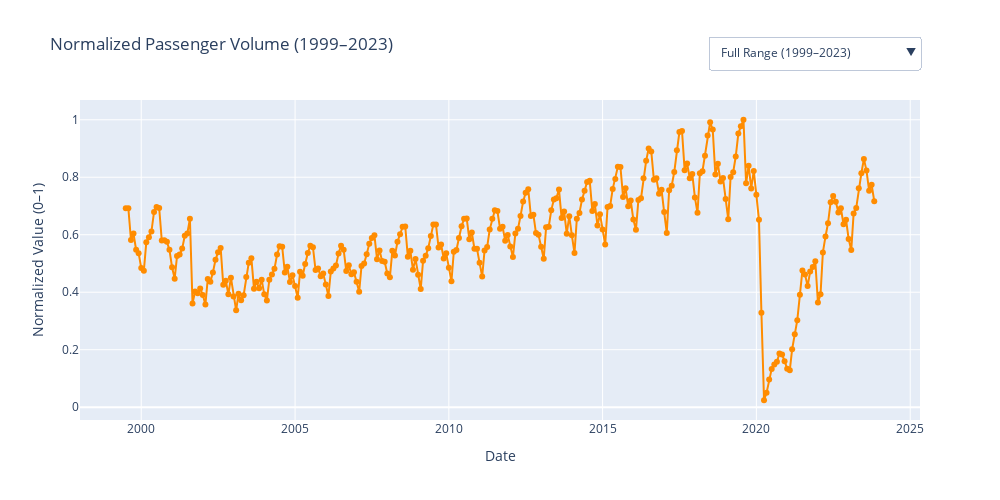

Notebook source saved alongside this figure:
### Code cell
covid_df = pd.read_csv("rows.csv")
test_df = pd.read_csv("rows_4.csv")
sfo_df = pd.read_csv("Air_Traffic_Passenger_Statistics.csv")  # Rename if needed

covid_df['reportdate'] = pd.to_datetime(covid_df['reportdate'])
test_df['specimen_collection_date'] = pd.to_datetime(test_df['specimen_collection_date'])
sfo_df['Date'] = pd.to_datetime(sfo_df['Activity Period'], format='%Y%m')

# Aggregate full-range passenger volume (monthly)
full_monthly_df = sfo_df.groupby('Date')['Passenger Count'].sum().reset_index()
full_monthly_df = full_monthly_df[(full_monthly_df['Date'] >= '1999-01-01') & (full_monthly_df['Date'] < '2024-01-01')]
full_monthly_df['Normalized Passenger Count'] = full_monthly_df['Passenger Count'] / full_monthly_df['Passenger Count'].max()

# COVID-era data (2019–2023)
covid_sum = covid_df.groupby('reportdate')['patientcount'].sum().reset_index().rename(columns={'reportdate': 'Date', 'patientcount': 'Hospitalizations'})
test_sum = test_df.groupby('specimen_collection_date')['pos'].sum().reset_index().rename(columns={'specimen_collection_date': 'Date', 'pos': 'Positive Tests'})
monthly_df = sfo_df.groupby('Date')['Passenger Count'].sum().reset_index()

merged = pd.merge(covid_sum, test_sum, on='Date', how='outer')
merged = pd.merge(merged, monthly_df, on='Date', how='outer')
merged = merged.sort_values('Date')
merged = merged[(merged['Date'] >= '2019-01-01') & (merged['Date'] < '2024-01-01')]

# Normalize values
merged['Hospitalizations (normalized)'] = merged['Hospitalizations'] / merged['Hospitalizations'].max()
merged['Positive Tests (normalized)'] = merged['Positive Tests'] / merged['Positive Tests'].max()
merged['Passenger Count (normalized)'] = merged['Passenger Count'] / merged['Passenger Count'].max()

# Create figure
fig = go.Figure()

# Full-range passenger count
fig.add_trace(go.Scatter(
    x=full_monthly_df['Date'],
    y=full_monthly_df['Normalized Passenger Count'],
    name="Passenger Count (Full Range)",
    mode='lines+markers',
    line=dict(color='darkorange', width=2)
))

fig.add_trace(go.Scatter(
    x=merged[merged['Passenger Count (normalized)'].notna()]['Date'],
    y=merged[merged['Passenger Count (normalized)'].notna()]['Passenger Count (normalized)'],
    name="Passenger Count (COVID Only)",
    visible=False,
    mode='lines+markers',
    line=dict(color='darkorange', width=2),
    line_shape='linear',
    connectgaps=True  # <- this makes the line continuous across months
))


# COVID hospitalizations
fig.add_trace(go.Scatter(
    x=merged['Date'],
    y=merged['Hospitalizations (normalized)'],
    name="Hospitalizations",
    visible=False,
    mode='lines',
    line=dict(color='steelblue', width=1)
))

# COVID positive tests
fig.add_trace(go.Scatter(
    x=merged['Date'],
    y=merged['Positive Tests (normalized)'],
    name="Positive Tests",
    visible=False,
    mode='lines',
    line=dict(color='indianred', width=1)
))

# Add dropdown menu
fig.update_layout(
    updatemenus=[
        dict(
            active=0,
            buttons=list([
                dict(label="Full Range (1999–2023)",
                     method="update",
                     args=[{"visible": [True, False, False, False]},
                           {"title": "Normalized Passenger Volume (1999–2023)"}]),
                dict(label="COVID Years Only (2019–2023)",
                     method="update",
                     args=[{"visible": [False, True, True, True]},
                           {"title": "COVID-19 Impact vs SFO Passenger Volume (2019–2023)"}]),
            ]),
            direction="down",
            showactive=True,
            x=1.0,
            xanchor="right",
            y=1.2,
            yanchor="top"
        ),
    ]
)

# Final layout
fig.update_layout(
    title="Normalized Passenger Volume (1999–2023)",
    xaxis_title="Date",
    yaxis_title="Normalized Value (0–1)",
    height=500,
    width=1000,
    legend_title="Category"
)

fig.show()

### Figure 1 — Plotly figure (JSON) as saved in the notebook; plotly's stock layout.template omitted (floating-point values rounded to 4 significant figures; data arrays with more than 128 entries replaced by an {"elided": "..."} marker saying what was removed)
{"data": [{"line": {"color": "darkorange", "width": 2}, "mode": "lines+markers", "name": "Passenger Count (Full Range)", "type": "scatter", "x": {"elided": "293 str values"}, "y": {"elided": "293 float values"}}, {"connectgaps": true, "line": {"color": "darkorange", "shape": "linear", "width": 2}, "mode": "lines+markers", "name": "Passenger Count (COVID Only)", "type": "scatter", "visible": false, "x": ["2019-01-01T00:00:00", "2019-02-01T00:00:00", "2019-03-01T00:00:00", "2019-04-01T00:00:00", "2019-05-01T00:00:00", "2019-06-01T00:00:00", "2019-07-01T00:00:00", "2019-08-01T00:00:00", "2019-09-01T00:00:00", "2019-10-01T00:00:00", "2019-11-01T00:00:00", "2019-12-01T00:00:00", "2020-01-01T00:00:00", "2020-02-01T00:00:00", "2020-03-01T00:00:00", "2020-04-01T00:00:00", "2020-05-01T00:00:00", "2020-06-01T00:00:00", "2020-07-01T00:00:00", "2020-08-01T00:00:00", "2020-09-01T00:00:00", "2020-10-01T00:00:00", "2020-11-01T00:00:00", "2020-12-01T00:00:00", "2021-01-01T00:00:00", "2021-02-01T00:00:00", "2021-03-01T00:00:00", "2021-04-01T00:00:00", "2021-05-01T00:00:00", "2021-06-01T00:00:00", "2021-07-01T00:00:00", "2021-08-01T00:00:00", "2021-09-01T00:00:00", "2021-10-01T00:00:00", "2021-11-01T00:00:00", "2021-12-01T00:00:00", "2022-01-01T00:00:00", "2022-02-01T00:00:00", "2022-03-01T00:00:00", "2022-04-01T00:00:00", "2022-05-01T00:00:00", "2022-06-01T00:00:00", "2022-07-01T00:00:00", "2022-08-01T00:00:00", "2022-09-01T00:00:00", "2022-10-01T00:00:00", "2022-11-01T00:00:00", "2022-12-01T00:00:00", "2023-01-01T00:00:00", "2023-02-01T00:00:00", "2023-03-01T00:00:00", "2023-04-01T00:00:00", "2023-05-01T00:00:00", "2023-06-01T00:00:00", "2023-07-01T00:00:00", "2023-08-01T00:00:00", "2023-09-01T00:00:00", "2023-10-01T00:00:00", "2023-11-01T00:00:00"], "y": [0.7239, 0.6535, 0.8009, 0.8172, 0.8721, 0.952, 0.9773, 1, 0.7787, 0.8402, 0.7611, 0.8221, 0.7387, 0.6517, 0.3283, 0.02417, 0.0499, 0.09667, 0.1333, 0.1485, 0.1578, 0.187, 0.1833, 0.16, 0.1341, 0.1282, 0.202, 0.2535, 0.3028, 0.391, 0.4758, 0.4613, 0.4214, 0.4722, 0.4875, 0.5077, 0.3644, 0.3929, 0.5385, 0.5941, 0.6402, 0.7131, 0.7345, 0.7151, 0.6771, 0.6918, 0.6364, 0.6524, 0.5851, 0.5465, 0.6735, 0.693, 0.7617, 0.8139, 0.8639, 0.8233, 0.7533, 0.7739, 0.7166]}, {"line": {"color": "steelblue", "width": 1}, "mode": "lines", "name": "Hospitalizations", "type": "scatter", "visible": false, "x": {"elided": "1329 str values"}, "y": {"elided": "1329 float values"}}, {"line": {"color": "indianred", "width": 1}, "mode": "lines", "name": "Positive Tests", "type": "scatter", "visible": false, "x": {"elided": "1329 str values"}, "y": {"elided": "1329 float values"}}], "layout": {"height": 500, "legend": {"title": {"text": "Category"}}, "title": {"text": "Normalized Passenger Volume (1999–2023)"}, "updatemenus": [{"active": 0, "buttons": [{"args": [{"visible": [true, false, false, false]}, {"title": "Normalized Passenger Volume (1999–2023)"}], "label": "Full Range (1999–2023)", "method": "update"}, {"args": [{"visible": [false, true, true, true]}, {"title": "COVID-19 Impact vs SFO Passenger Volume (2019–2023)"}], "label": "COVID Years Only (2019–2023)", "method": "update"}], "direction": "down", "showactive": true, "x": 1, "xanchor": "right", "y": 1.2, "yanchor": "top"}], "width": 1000, "xaxis": {"title": {"text": "Date"}}, "yaxis": {"title": {"text": "Normalized Value (0–1)"}}}}
